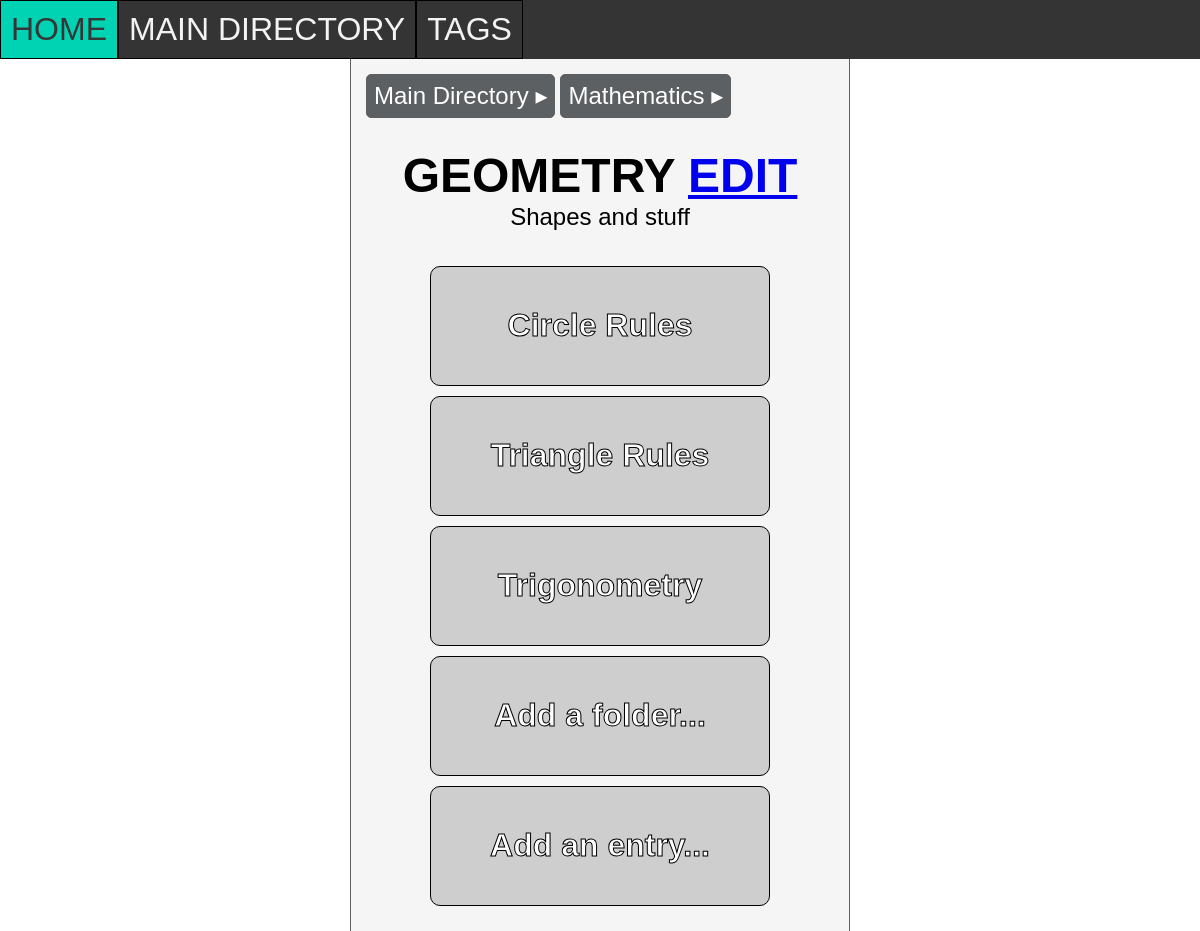
The app's page /folder/11 with its own data.
### tables this page shows
CREATE TABLE FOLDER (id INTEGER PRIMARY KEY AUTOINCREMENT, parent_id INTEGER REFERENCES FOLDER (id), name STRING, info STRING, colour STRING);

CREATE TABLE ENTRY (id INTEGER PRIMARY KEY AUTOINCREMENT, parent_id INTEGER REFERENCES FOLDER (id), name STRING, entry STRING);

### routes.py (the view)
@app.route('/folder/<int:id>')
def folder(id):
    infoname = retrieve("SELECT name,info FROM FOLDER WHERE id = ?", (id,))[0]
    folders = retrieve("SELECT id,name,colour FROM FOLDER WHERE parent_id = ?", (id,))
    entries = retrieve("SELECT id,name FROM ENTRY WHERE parent_id = ?", (id,))
    ancestry = retrieve("WITH RECURSIVE generation AS (SELECT id,name,parent_id FROM FOLDER WHERE id = (SELECT parent_id FROM FOLDER WHERE id = ?) UNION ALL SELECT parent.id,parent.name,parent.parent_id FROM FOLDER parent JOIN generation g ON g.parent_id = parent.id) SELECT id,name FROM generation",(id,))
    ancestry.reverse()
    if len(ancestry) != 0:
        ancestors = True
    else:
        ancestors = False
    return render_template('pages/folder.html', infoname=infoname, folders=folders, entries=entries, id=id, ancestry=ancestry,ancestors=ancestors)

### routes.py (called while the page is built)
def retrieve(query, parameters=None):
    conn = sqlite3.connect('notes_app.db')
    cur = conn.cursor()
    if parameters is None:
        cur.execute(query)
    else:
        cur.execute(query, parameters)
    results = cur.fetchall()
    conn.commit()
    return results

### templates/pages/folder.html (shortened to what this page needs)
{% extends 'base_templates/layout.html' %}
{% block content %}
{% if ancestors %}
<div class="ancestry">
    {% for parent in ancestry %}
        <a href="/folder/{{parent[0]}}">{{parent[1]}} ▸</a>
    {% endfor %}
</div>
{% endif %}
<div class="info">
    <h1>{{infoname[0]}} <a href="/edit-folder/{{id}}">edit</a></h1>
    {{infoname[1]}}
</div>
<div class="links">
    {% for entry in entries %}
        <a href="/entry/{{entry[0]}}" title="{{entry[1]}}">{{entry[1]}}</a>
    {% endfor %}
    <a href="/create-folder/{{id}}">Add a folder...</a>
    <a href="/create-entry/{{id}}">Add an entry...</a>
</div>
{% endblock %}

### static/css/style.css (style rules this page uses)
* { margin: 0; padding: 0; box-sizing: border-box; text-align: center; font-family: sans-serif; }
html,body { height: 100%; }
h1 { text-transform: uppercase; font-weight: bold; margin: 0; }
.info { margin: 30px 30px 30px 30px; font-size: 1.5em; display: block; }
.ancestry { margin: 15px 15px 0px 15px; display: flex; flex-direction: row; justify-content: left; flex-wrap: wrap; gap: 5px; }
.ancestry a { padding: 7px; text-decoration: none; border:1px solid #5D6063; background-color: #5D6063; color: #fff; border-radius: 5px; font-size: 1.5em; }
.links { display: flex; flex-direction: row; flex-wrap: wrap; justify-content: center; }
.links a { margin: 5px; padding: 40px; text-decoration: none; border:1px solid #000000; color: #ffffff; border-radius: 10px; font-size: 2em; width: 340px; height: 120px; font-weight: bold; -webkit-text-stroke: #000000 1px; overflow: hidden; text-overflow: ellipsis; white-space: nowrap; background-color: #cecece; }

### records on screen
FOLDER: name "Main Directory"
FOLDER: name "Mathematics"
FOLDER: name "GEOMETRY", info "Shapes and stuff"
ENTRY: name "Circle Rules"
ENTRY: name "Triangle Rules"
ENTRY: name "Trigonometry"
